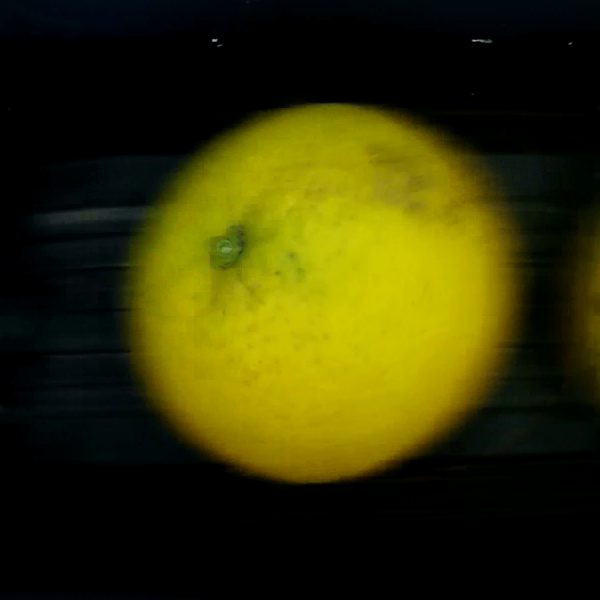
#> input picture Diaps/15.png, 600 x 600 px
$ python maskdw.py
#> lines starting #> are read from the running program, lines starting #| are printed output that depends on the picture; after the words box and inside, x2 and y2 are one past the last pixel; in counts of white or black regions, pixels touching at a corner belong together
import cv2
import numpy

img = cv2.imread("15.png")
#> img is the input picture: shape (600, 600, 3); mean B, G, R 2.6, 51.6, 53.1
g = cv2.imread("15_m.png",0)
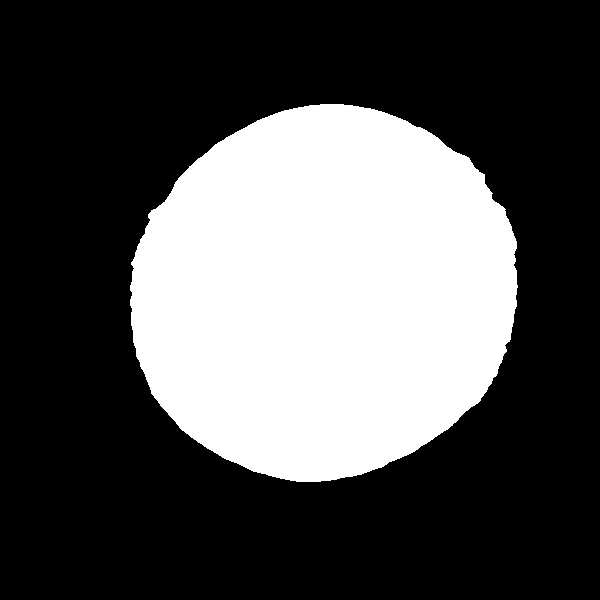
#> input picture Diaps/15_m.png, 600 x 600 px
#> g: shape (600, 600); 31.7% white; 1 white region, box (x1, y1, x2, y2) and area: (130, 104, 518, 482) 114065


for i in range(img.shape[0]):
    for k in range(img.shape[1]):
        if g[i,k]==255:
            img[i,k] = 255,255,0
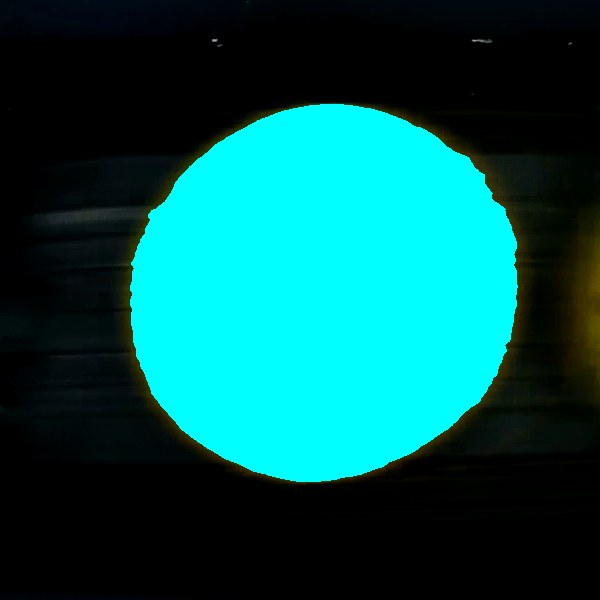
#> img: shape (600, 600, 3); mean B, G, R 83, 84.9, 2.7

cv2.imwrite("mkdw.png",img)
